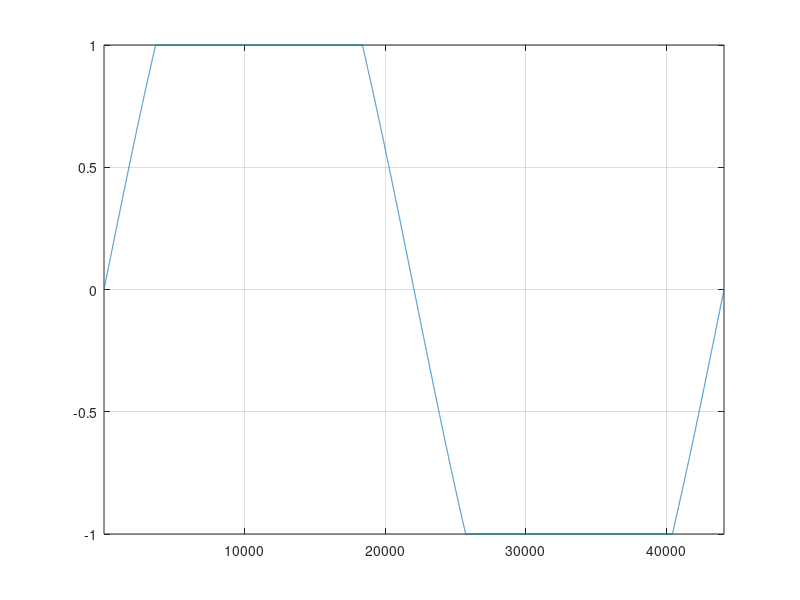

Source code (MATLAB):
% Max Parkin
% Birmingham City University
% BSc (Hons) Degree in Sound Engineering and Production with Professional Placement Year
% Year 2 (2024 – 2025)
% DIG5111 – Digital Signal Processing

samplingFrequency = 44100;
samplingPeriod = 1 / samplingFrequency;
duration = 1;

time = 0:samplingPeriod:duration;
signal = sin(2 * pi * 1 * time);

signalLength = length(signal);

for i = 1:signalLength
    if signal(i) > 0.5
    signal(i) = 0.5;
    end

    if signal(i) < -0.5
    signal(i) = -0.5;
    end
end

signal_normalised = signal * 1 / max(abs(signal));

plot(signal_normalised), axis([1, signalLength, -1, 1]); grid on;